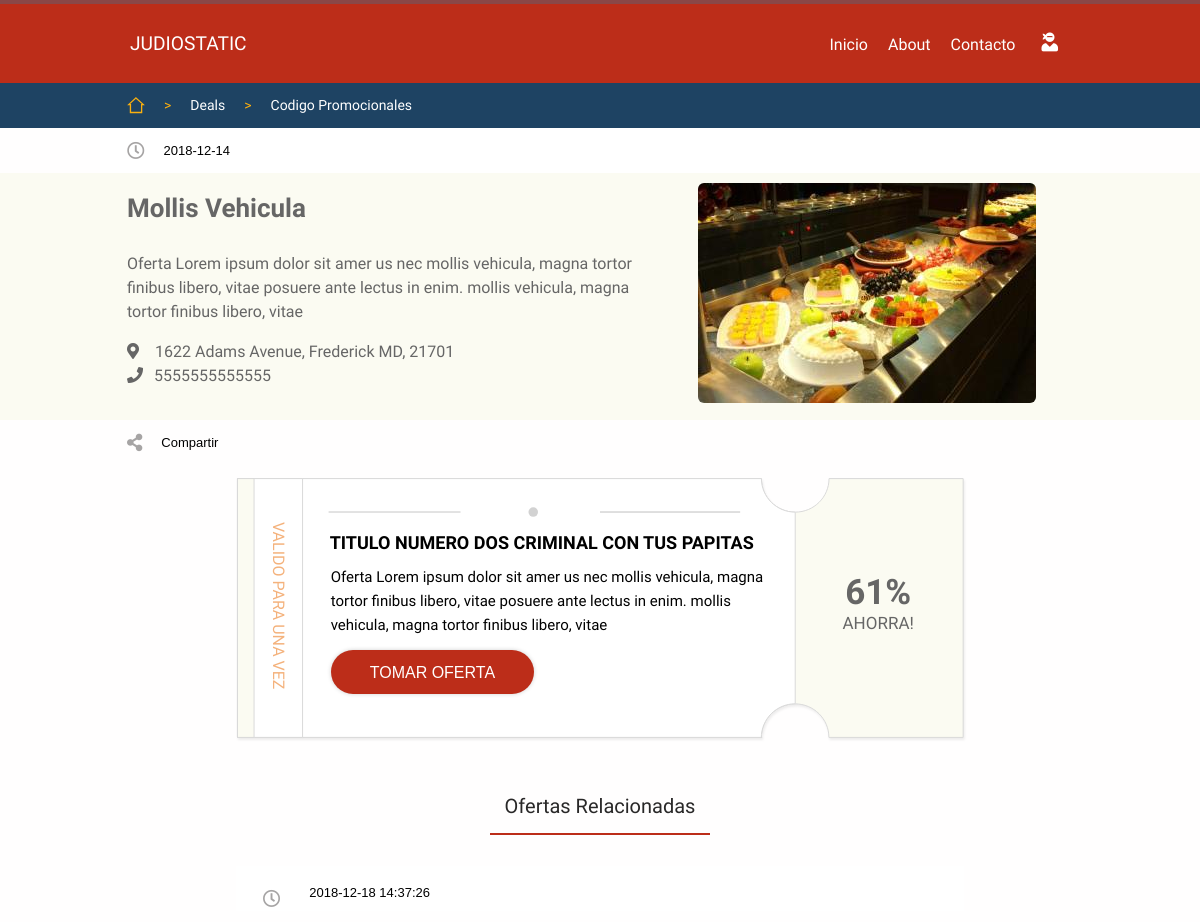
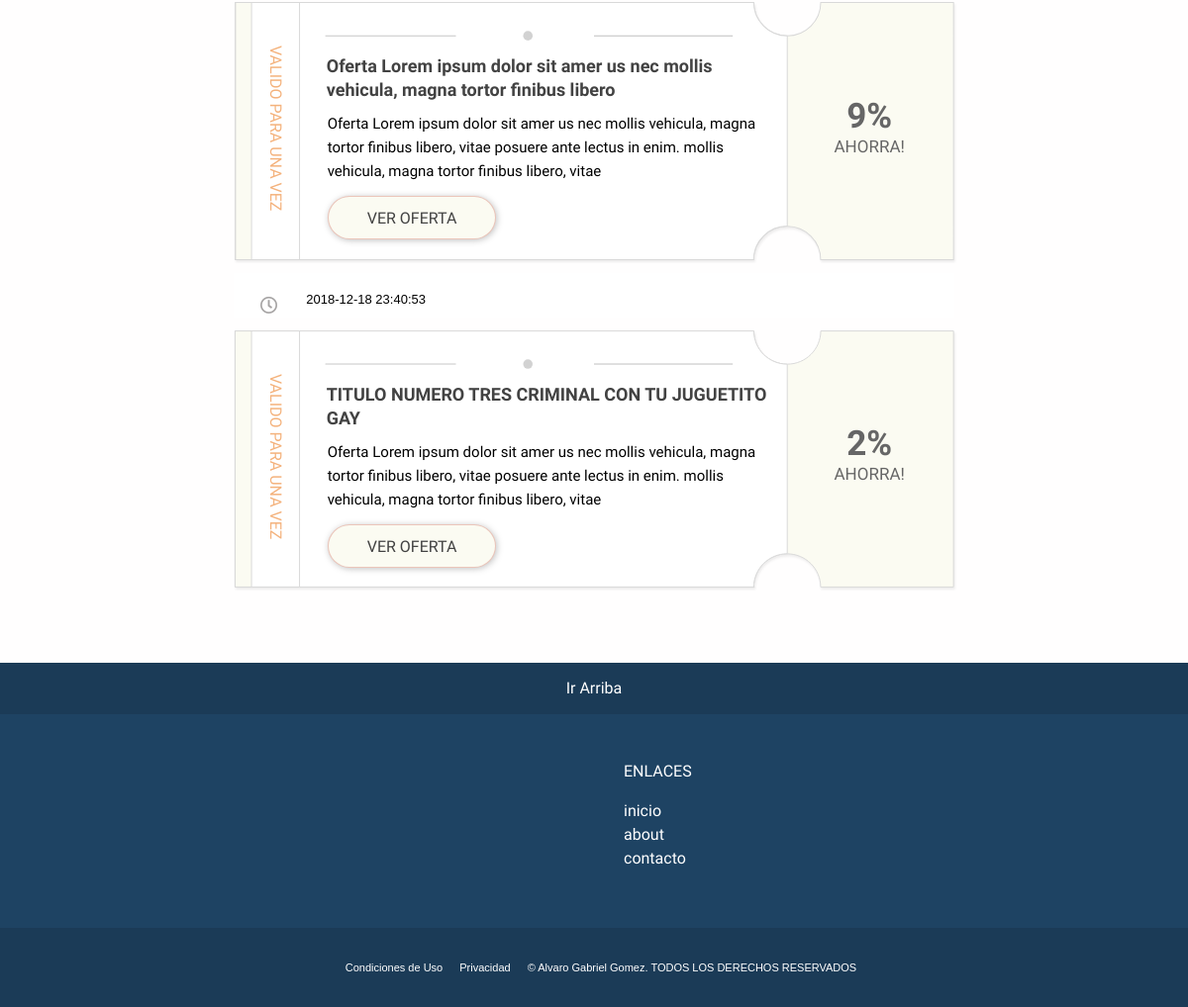
The app's page /deals.php?id=3 with its own data (2 pictures, top to bottom).
### tables this page shows
CREATE TABLE `posts` (
  `post_id` int(10) UNSIGNED NOT NULL,
  `buss_id` int(10) UNSIGNED NOT NULL,
  `active` int(1) NOT NULL DEFAULT '1',
  `created_at` timestamp NOT NULL DEFAULT CURRENT_TIMESTAMP,
  `updated_at` timestamp NOT NULL DEFAULT CURRENT_TIMESTAMP ON UPDATE CURRENT_TIMESTAMP,
  `offer_end_at` timestamp NOT NULL DEFAULT '0000-00-00 00:00:00',
  `price_new` decimal(6,2) UNSIGNED NOT NULL DEFAULT '10.10',
  `price_from` decimal(6,2) UNSIGNED NOT NULL DEFAULT '11.11',
  `title` varchar(255) NOT NULL DEFAULT 'Oferta Lorem ipsum dolor sit amer us nec mollis vehicula, magna tortor finibus libero',
  `description` varchar(255) NOT NULL DEFAULT 'Oferta Lorem ipsum dolor sit amer us nec mollis vehicula, magna tortor finibus libero, vitae posuere ante lectus in enim. mollis vehicula, magna tortor finibus libero, vitae',
  `post_hero_img_url` varchar(500) DEFAULT 'img/tumb1.jpg'
);

CREATE TABLE `buss` (
  `buss_id` int(10) UNSIGNED NOT NULL,
  `buss_name` varchar(500) DEFAULT 'Mollis Vehicula',
  `buss_dir` varchar(500) DEFAULT '1622  Adams Avenue, Frederick MD, 21701',
  `buss_phone` varchar(255) DEFAULT '5555555555555',
  `buss_url` varchar(500) DEFAULT 'http://ckj1.site11.com',
  `created_at` timestamp NOT NULL DEFAULT CURRENT_TIMESTAMP,
  `updated_at` timestamp NOT NULL DEFAULT CURRENT_TIMESTAMP ON UPDATE CURRENT_TIMESTAMP,
  `cover_url` varchar(500) DEFAULT NULL,
  `active` int(1) NOT NULL DEFAULT '1'
);

### includes/deals-inc.php (called while the page is built, shortened)
<?php
if(isset($_GET['id'])){
    require 'dbh-inc.php';
    $post_url_id = mysqli_real_escape_string($conn, $_GET['id']);
    if(is_numeric($post_url_id)) {
    $sql = "
    SELECT b.buss_name, b.buss_dir, b.buss_phone, b.buss_phone, b.buss_url, p.title, p.description, p.price_from, p.price_new, p.offer_end_at, p.created_at, p.updated_at, p.buss_id, p.post_hero_img_url, b.cover_url, CONCAT(YEAR(p.updated_at),'-', MONTH(p.updated_at), '-' , DAY(p.updated_at)) AS data
    FROM posts as p
    JOIN buss as b
        on b.buss_id = p.buss_id
    WHERE p.post_id = $post_url_id
    AND p.active <> 0
    ";
    $results=mysqli_query($conn, $sql);
    $resultsCheck=mysqli_num_rows($results);
    $row = mysqli_fetch_array($results, MYSQLI_ASSOC);
    if($resultsCheck < 1){
        header("Location:index.php?error=404");
        exit();
    }else{
        $post_updated_at =mysqli_real_escape_string($conn,  $row['data']);
        $post_buss_id = mysqli_real_escape_string($conn, $row['buss_id']);
        $post_buss_name =mysqli_real_escape_string($conn,  $row['buss_name']);
        $post_buss_dir = mysqli_real_escape_string($conn, $row['buss_dir']);
        $post_buss_phone =mysqli_real_escape_string($conn,  $row['buss_phone']);
        $post_hero_img = mysqli_real_escape_string($conn, $row['post_hero_img_url']);
    }
    }else{
        header("Location:index.php");
        exit();
    }
}else{
    header("Location:index.php");
    exit();
}

### deals.php (the view, shortened to what this page needs)
<?php
require 'includes/deals-inc.php';
?>
<!DOCTYPE html>
<html lang="en">
<head>
    <link rel="stylesheet" type="text/css" href="style.css">
    <link rel="stylesheet" type="text/css" href="css/responsive.css">
    <link rel="stylesheet" type="text/css" href="modalwindow/modalwindow.css">
    <link rel="stylesheet" href="https://use.fontawesome.com/releases/v5.6.1/css/fontawesome.css">
</head>
<body>
<div id="themoderfoquer">
<?php
require 'components/header.php';
?>
        <?php
            require 'components/navbar.php';
        ?>
<div id="time-bar">
    <div id="time-bar-container">
            <nav>
                <ul>
                    <li><i style="font-size: 1.35em;color: #A6A4A4;margin: 14px 0px;" class="far fa-clock" ></i></li>
                    <li><?php echo $post_updated_at; ?></li>
                </ul>
            </nav>
    </div>
</div>
<section>
<div id="main-container">
     <div id="main">
    <div id="hero-deals-container">
        <div id="hero-deals">
            <div class="col1">
                <div class="title-hero-deals"><?php echo $post_buss_name; ?></div>
                <div class="desc-art">
                    <p>Oferta Lorem ipsum dolor sit amer us nec mollis vehicula, magna tortor finibus libero, vitae posuere ante lectus in enim. mollis vehicula, magna tortor finibus libero, vitae<br>
                    <div class="buss-dir">
                    <i class="fas fa-map-marker-alt" style="margin-right:16px;"></i><?php echo $post_buss_dir; ?>
                    </div>
                    <div class="buss-phone">
                    <i class="fas fa-phone" style="margin-right:11px;"></i><?php echo $post_buss_phone; ?>
                    </div>
                </p>
                </div>
            </div>
             <div class="col2">
                <img src="<?php echo $post_hero_img; ?>" alt="image deals">
            </div>
        </div>
    </div>
         <div id="share-bar">
             <div id="share-bar-container">
                <nav>
                    <ul>
                        <li><i style="font-size: 1.35em;color: #A6A4A4;margin: 14px 0px;" class="fas fa-share-alt" ></i></li>
                        <li>Compartir</li>
                    </ul>
                </nav>
            </div>
         </div>
         <div id="main-posts-container">
                <div class="main-post">
<?php
echo '<div class="cupon-std">
<div class="cupon-col1">
<div>VALIDO PARA UNA VEZ</div>
</div>
<div class="cupon-col2">
<div class="cupon-titulo"><span>'.$row['title'].'</span></div>
<div class="cupon-desc"><span>'.$row['description'].'</span>
</div>
<button id="modaltrigger"class="cupon-boton button red"onClick="cargarContenido("modalwindow/deals_pages/continue.php?id='.$post_url_id.'")"><span>TOMAR OFERTA</span></button>
</div>
<div class="cupon-col3">
<div class="cupon-descuento">
<div class="porcentaje"><span>'. abs(round((($row['price_new']/$row['price_from'])*100)-100))  .'%</span></div>
<span class="s-porcentaje">AHORRA!</span>
</div>
</div>
</div>';
                require 'includes/related-inc.php';
?>
            </div>
    </div>
</div>
</section>
</div>
        <?php
            require 'components/footer.php';
        ?>
<link rel="stylesheet" type="text/css" href="css/animate.min.css">
    <link rel="stylesheet" href="https://use.fontawesome.com/releases/v5.6.1/css/regular.css">
    <link rel="stylesheet" href="https://use.fontawesome.com/releases/v5.6.1/css/solid.css">
</body>
</html>

### includes/related-inc.php
<?php
require 'includes/dbh-inc.php';
?>
<?php
$sql ="
SELECT * FROM posts
 WHERE buss_id = $post_buss_id
 AND active <> 0
 AND post_id <> $post_url_id
 ORDER BY post_id ASC
";
?>
<div><h3 style="margin-top:56px!important;">Ofertas Relacionadas</h3></div>
<?php
$results=mysqli_query($conn, $sql);
while($row = mysqli_fetch_array($results, MYSQLI_ASSOC)){
   echo ' <div id="time-bar">
    <div id="time-bar-container">
            <nav>
                <ul>
                    <li><i style="font-size: 1.35em;color: #A6A4A4;margin: 14px 0px;" class="far fa-clock" ></i></li>
                    <li>'.$row['updated_at'].'</li>
                </ul>
            </nav>
    </div>
</div>';
    echo '<div class="cupon-std">
    <div class="cupon-col1">
    <div>VALIDO PARA UNA VEZ</div>
    </div>
    <div class="cupon-col2">
    <div class="cupon-titulo"><span><a href="deals.php?id='.$row['post_id'].'">'.$row['title'].'</a></span></div>
    <div class="cupon-desc"><span>'.$row['description'].'</span>
    </div>
    <div class="cupon-boton button l-grey"><a href="deals.php?id='.$row['post_id'].'">VER OFERTA</a></div>
    </div>
    <div class="cupon-col3">
    <div class="cupon-descuento">
    <div class="porcentaje"><span>'. abs(round((($row['price_new']/$row['price_from'])*100)-100))  .'%</span></div>
    <span class="s-porcentaje">AHORRA!</span>
    </div>
    </div>
    </div>';
}
?>

### style.css (style rules this page uses)
body { margin: 0px; padding: 0px; color: #666; font-family: 'Oxygen', sans-serif; background: #fffefe; font-size: 1em; line-height: 1.5em; }
a { color: #424242; text-decoration: none; }
h3 { font-size: 20px!important; font-family: 'Oxygen', sans-serif; color: #292828; text-align: center; margin: 0 auto 31px !important; font-weight: 300; }
#themoderfoquer { overflow: hidden; width: 100%; }
#main { min-height: 100vh; width: 100%; }
#main-container { width: inherit; height: inherit; display: flex; justify-content: center; align-items: center; }
#main-posts-container { display: flex; flex-direction: column; width: inherit; margin: auto; max-width: 1000px; height: auto; padding: 0px 38px; box-sizing: border-box }
.main-post { margin:auto; }
.main-post li { line-height: 33px; margin:10px; }
h3::after { content: " "; position: relative; width: 220px; border-bottom: solid 2px #BC2D19; display: block; clear: both; margin: 15px auto 0; }
.button { border-radius:50px; background-color: #22BA6A; border: none; color: white; padding: 12px 39px; text-align: center; text-decoration: none; display: inline-block; font-size: 16px; height: 44px; box-sizing: border-box; box-shadow: 0px 0px 4px 0px rgba(209,209,209,1); cursor: pointer; }
.red { background-color: #BC2D19!important; transition: all 0.4s ease; }
.l-grey { background-color: #fbfbf2!important; border: 1px solid #bc2d1942; transition: all 0.4s ease; box-shadow: 1px 1px 6px 0px rgba(128, 128, 128, 0.49)!important; }
.l-grey a { color:#424242!important; }
#time-bar-container { width: 100%; max-width: 1000px; margin: auto; }
#time-bar nav { box-sizing: border-box; position: relative; background-color:#FFF; width: 100%; height: 45px; vertical-align: middle; }
#time-bar nav ul { display: flex; flex-direction: row; flex-wrap: wrap; list-style: none; text-decoration:none; padding-left: 8px; vertical-align: middle; line-height: 45px; margin: 0; }
#time-bar nav ul li { margin-left: 19px; vertical-align: middle; font-size: 13px; color: #000; font-family: 'Helvetica', sans-serif; }
#hero-deals-container { position: relative; width: 100%; min-height: 213px; background-color: #fbfbf2; }
#hero-deals { position: relative; box-sizing: border-box; margin:auto; display: flex; padding:10px; width: 100%; max-width: 1000px; min-height: 213px; background-color: #fbfbf2; }
.col1 { width: 100%; max-width: 60%; }
.title-hero-deals { font-size: 26px; line-height: 35px; font-weight: 600; text-align: left; padding: 8px 50px 2px 17px; }
.desc-art { padding: 8px 50px 2px 17px; }
.col2 { width: 100%; max-width: 40%; }
.col2 img { overflow: hidden; width: auto; height: auto; max-width: 338px; border-radius: 6px; transition: all 0.6s ease; }
#share-bar-container { width: 100%; max-width: 1000px; margin: auto; }
#share-bar nav { box-sizing: border-box; position: relative; width: 100%; height: 45px; vertical-align: middle; }
#share-bar nav ul { display: flex; flex-direction: row; flex-wrap: wrap; list-style: none; text-decoration:none; padding-left: 8px; vertical-align: middle; line-height: 45px; margin: 0; }
#share-bar nav ul li { margin-left: 19px; vertical-align: middle; font-size: 13px; color: #000; font-family: 'Helvetica', sans-serif; }
.cupon-std { background-image: url(img/icons/cupon-std.svg); background-size: 729.6px 260.4px; width: 728.6px; height: 260.4px; margin: 13px 0px; display: flex; flex-direction: row; align-items: stretch; filter: drop-shadow( 1px 2px 1px rgba(0,0,0,0.07) ); }
.cupon-col1 { width: 67px; }
.cupon-col1 div { transform: rotate(90deg); transform-origin: 5px 49px 0; width: 177px; color:#F4B27C; }
.cupon-col2 { width: 492px; }
.cupon-titulo { padding: 25px 0px 4px 23px; margin-top: 28px; font-weight: 600; font-size: 18px; color: #000; margin-left: 4px; }
.cupon-desc { padding: 6px 23px 6px 28px; font-size: 15px; color: #000; height: 74px; overflow: hidden; }
.cupon-col3 { width: 167px; display: flex; align-items: center; justify-content: center; }
.cupon-boton { margin-left: 28px; margin-top: 5px; line-height: 19px; }
.cupon-boton a { color: #FFF; }
.cupon-descuento { display: flex; align-items: center; justify-content: center; width: 100%; height: 100%; vertical-align: middle; flex-direction: column; }
.porcentaje span { font-size: 35px; font-weight: 600; }
.s-porcentaje { font-size: 17px; font-weight: 400; }

### modalwindow/modalwindow.css (style rules this page uses)
* { -webkit-transition: all .5s ease-in-out; transition: transform .5s ease-in-out; }

### records on screen
posts: buss.buss_name "Mollis Vehicula", buss.buss_dir "1622 Adams Avenue, Frederick MD, 21701", buss.buss_phone "5555555555555", post_hero_img_url (picture), title "TITULO NUMERO DOS CRIMINAL CON TUS PAPITAS", description "Oferta Lorem ipsum dolor sit amer us nec mollis vehicula, magna tortor finibus libero, vitae posuere ante lectus in enim. mollis vehicula, magna tortor finibus libero, vitae", abs(round((($row['price_new']/$row['price_from'])*100)-100)) "61"
posts: updated_at "2018-12-18 14:37:26", title "Oferta Lorem ipsum dolor sit amer us nec mollis vehicula, magna tortor finibus libero", description "Oferta Lorem ipsum dolor sit amer us nec mollis vehicula, magna tortor finibus libero, vitae posuere ante lectus in enim. mollis vehicula, magna tortor finibus libero, vitae", abs(round((($row['price_new']/$row['price_from'])*100)-100)) "9"
posts: updated_at "2018-12-18 23:40:53", title "TITULO NUMERO TRES CRIMINAL CON TU JUGUETITO GAY", description "Oferta Lorem ipsum dolor sit amer us nec mollis vehicula, magna tortor finibus libero, vitae posuere ante lectus in enim. mollis vehicula, magna tortor finibus libero, vitae", abs(round((($row['price_new']/$row['price_from'])*100)-100)) "2"

### other values on screen
$post_updated_at "2018-12-14"
